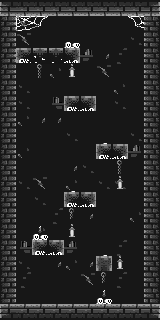

Below is a game level as drawn by its tile map, then a one-line description and the .tmx that defines it (tile-layer data replaced by summaries):
An orthogonal 10x20 tile map with 16x16 px tiles, 4 tile layers (Background, Walls, Decorations, Decorations II) and 7 objects (4x ghost, level4, spawn, postit).

<map version="1.10" tiledversion="1.11.0" orientation="orthogonal" renderorder="right-down" width="10" height="20" tilewidth="16" tileheight="16" infinite="0" nextlayerid="6" nextobjectid="8">
 <tileset firstgid="1" source="dungeon.tsx" />
 <layer id="1" name="Background" width="10" height="20">
  <properties>
   <property name="zindex" type="float" value="0" />
  </properties>
  <data>[200 cells, 200 non-empty, 6 distinct tile ids]</data>
 </layer>
 <layer id="2" name="Walls" width="10" height="20">
  <properties>
   <property name="solid" type="bool" value="true" />
   <property name="zindex" type="float" value="10" />
  </properties>
  <data>[200 cells, 69 non-empty, 13 distinct tile ids]</data>
 </layer>
 <layer id="3" name="Decorations" width="10" height="20">
  <properties>
   <property name="zindex" type="float" value="20" />
  </properties>
  <data>[200 cells, 11 non-empty, 4 distinct tile ids]</data>
 </layer>
 <objectgroup id="5" name="Decorations">
  <properties>
   <property name="zindex" type="float" value="20" />
  </properties>
  <object id="1" name="level4" gid="87" x="16" y="48" width="16" height="16" />
  <object id="2" name="spawn" gid="67" x="32" y="48" width="16" height="16" />
  <object id="3" name="7" type="postit" gid="67" x="32" y="240" width="16" height="16" />
  <object id="4" name="d" type="ghost" gid="67" x="112" y="48" width="16" height="16">
   <properties>
    <property name="wandering_dist" type="float" value="1" />
   </properties>
  </object>
  <object id="7" name="c" type="ghost" gid="67" x="32" y="144" width="16" height="16">
   <properties>
    <property name="wandering_dist" type="float" value="1" />
   </properties>
  </object>
  <object id="6" name="b" type="ghost" gid="67" x="112" y="224" width="16" height="16">
   <properties>
    <property name="wandering_dist" type="float" value="1" />
   </properties>
  </object>
  <object id="5" name="a" type="ghost" gid="67" x="96" y="304" width="16" height="16">
   <properties>
    <property name="wandering_dist" type="float" value="2" />
   </properties>
  </object>
 </objectgroup>
 <layer id="4" name="Decorations II" width="10" height="20">
  <properties>
   <property name="zindex" type="float" value="30" />
  </properties>
  <data>[200 cells, 14 non-empty, 7 distinct tile ids]</data>
 </layer>
</map>
